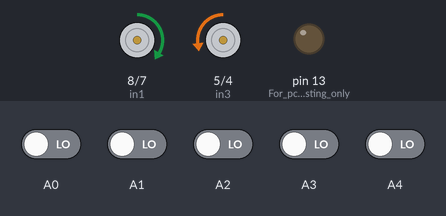
This sketch was run on a simulated Arduino Uno, built with avr-gcc and run on an emulated ATmega328P. Parts: motor-driver pin pairs drawn as motors (green arrow = first pin HIGH = forward, orange = second pin HIGH = backward, longer = more drive, scaled by the enable pin), output pins drawn as LEDs (lit = HIGH). Inputs (shaded band) come from the test bench; at power-on: A0–4 LOW.

Above: at 12.7 s.
12.8 s: A1 driven HIGH
At 13.7 s:
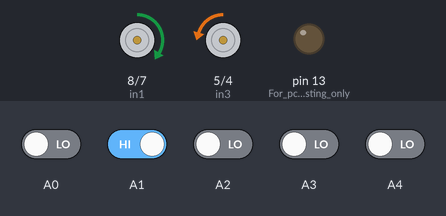
14.3 s: A2 driven HIGH
At 14.8 s:
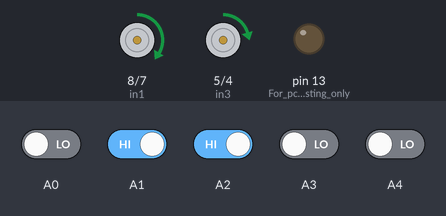
15.8 s: A3 driven HIGH
At 17.0 s:
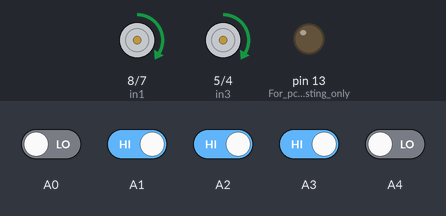
17.3 s: A4 driven HIGH
At 18.2 s:
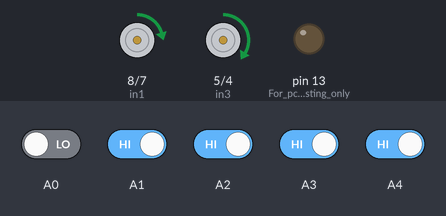
18.8 s: A4 driven LOW
At 19.4 s:
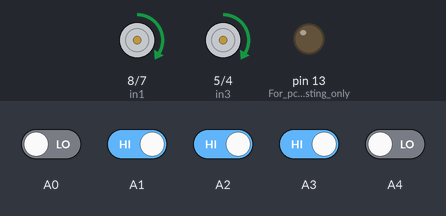
20.3 s: A0 driven HIGH
At 20.6 s:
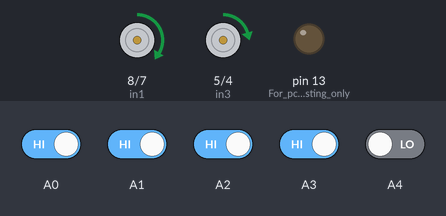
Timing chart, 0 to 22.8 s (numbered marks = the images above; inputs shaded):
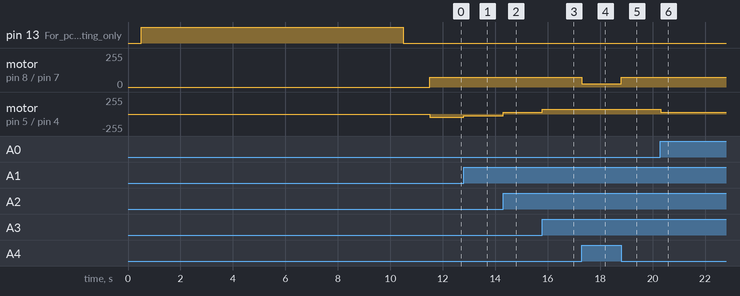

Measured:
- after the input at 12.8 s, motor on pin 5 (in3) / pin 4 (in4): backward 50/255 → backward 25/255 at once
- after the input at 14.3 s, motor on pin 5 (in3) / pin 4 (in4): backward 25/255 → forward 25/255 at once
- after the input at 15.8 s, motor on pin 5 (in3) / pin 4 (in4): forward 25/255 → forward 75/255 at once
- after the input at 17.3 s, motor on pin 8 (in1) / pin 7 (in2): forward 75/255 → forward 25/255 at once
- after the input at 18.8 s, motor on pin 8 (in1) / pin 7 (in2): forward 25/255 → forward 75/255 at once
- after the input at 20.3 s, motor on pin 5 (in3) / pin 4 (in4): forward 75/255 → forward 25/255 at once

The sketch:

PID_Line_Follower_PC_testing.ino
```cpp
#include <QTRSensors.h> //Does this work ?? YES


void forward_movement(int speedA, int speedB);
void PID_control();


QTRSensors qtr;
const uint8_t SensorCount = 5;
uint16_t sensorValues[SensorCount];

//Straight Line Speed [0 --> 255]
int baseSpeedValue = 75;
//Max Speed [0 --> 255]
int maxSpeed = 75;
//Max reverse Speed [0 --> -255]
int reverseSpeed = -50;

//Motor Driver Varible and Connections
int in1 = 8;
int in2 = 7;
int en1 = 9;
int in3 = 5;
int in4 = 4;
int en2 = 3;
/////

//PID parameters
float Kp = 0.1;
float Ki = 0.00;
float Kd = 0.00;

int lastError = 0;

void setup() {
  pinMode(in1, OUTPUT);
  pinMode(in2, OUTPUT);
  pinMode(en1, OUTPUT);
  pinMode(in3, OUTPUT);
  pinMode(in4, OUTPUT);
  pinMode(en2, OUTPUT);
  // pinMode(13, OUTPUT); //For pc testing only
  digitalWrite(in1, LOW);
  digitalWrite(in2, LOW);
  digitalWrite(in3, LOW);
  digitalWrite(in4, LOW);
  analogWrite(en1, LOW);
  analogWrite(en2, LOW);
  digitalWrite(13, HIGH);
  // put your setup code here, to run once:
  // Serial.begin(9600);
  //Sensor pins
  qtr.setTypeRC();
  qtr.setSensorPins((const uint8_t[]){A0, A1, A2, A3, A4}, SensorCount);
  //////

  //Calibration mode 10-Seconds
  delay(500);
  pinMode(LED_BUILTIN, OUTPUT);
  digitalWrite(LED_BUILTIN, HIGH); // turn on Arduino's LED to indicate we are in calibration mode
  for (uint16_t i = 0; i < 400; i++)
  {
    qtr.calibrate();
  }
  digitalWrite(LED_BUILTIN, LOW); // turn off Arduino's LED to indicate we are through with calibration
  //////////

  //   // print the calibration minimum values measured when emitters were on
  // Serial.begin(9600);
  // for (uint8_t i = 0; i < SensorCount; i++)
  // {
  //   Serial.print(qtr.calibrationOn.minimum[i]);
  //   Serial.print(' ');
  // }
  // Serial.println();

  // // print the calibration maximum values measured when emitters were on
  // for (uint8_t i = 0; i < SensorCount; i++)
  // {
  //   Serial.print(qtr.calibrationOn.maximum[i]);
  //   Serial.print(' ');
  // }
  // Serial.println();
  // Serial.println();
  delay(1000);


  //Motor Driver Pins
  /////
}

void loop() {
    // read calibrated sensor values and obtain a measure of the line position
  // from 0 to 5000 (for a white line, use readLineWhite() instead)
  // uint16_t position = qtr.readLineBlack(sensorValues);

  // print the sensor values as numbers from 0 to 1000, where 0 means maximum
  // reflectance and 1000 means minimum reflectance, followed by the line
  // position
  // for (uint8_t i = 0; i < SensorCount; i++)
  // {
  //   Serial.print(sensorValues[i]);
  //   Serial.print('\t');
  // }
  // Serial.println(position);

  // delay(250);

  // put your main code here, to run repeatedly:
  PID_control();
  // Serial.print(qtr.readLineBlack(sensorValues));

}

void PID_control(){
  //To get a position from (0 --> 4000)
  uint16_t positionLine = qtr.readLineBlack(sensorValues);


  int error = 2000 - positionLine;

  int P = error;
  int I = error + I;
  int D = error - lastError;
  lastError = error;

  int motorSpeedChange = P * Kp + I * Ki + D * Kp;

  //Changing speed of both motor
  //Turning Left and Right
  int motorSpeedA = baseSpeedValue + motorSpeedChange;
  int motorSpeedB = baseSpeedValue - motorSpeedChange;

  if (motorSpeedA > maxSpeed){
    motorSpeedA = maxSpeed;
  }
  if (motorSpeedB > maxSpeed){
    motorSpeedB = maxSpeed;
  }
  if (motorSpeedA < reverseSpeed){
    motorSpeedA = reverseSpeed;
  }
  if (motorSpeedB < reverseSpeed){
    motorSpeedB = reverseSpeed;
  }
  // Serial.println(motorSpeedA);
  // Serial.println(motorSpeedB);
  forward_movement(motorSpeedA, motorSpeedB);
}

void forward_movement(int speedA, int speedB){
if (speedA < 0){ //If we want to reverse
  speedA = 0 - speedA;
  digitalWrite(in1, LOW);
  digitalWrite(in2, HIGH);
}
else{
  digitalWrite(in1, HIGH);
  digitalWrite(in2, LOW);
}

if (speedB < 0){//If we want to reverse
  speedB = 0 - speedB;
  digitalWrite(in3, LOW);
  digitalWrite(in4, HIGH);
}
else{
  digitalWrite(in3, HIGH);
  digitalWrite(in4, LOW);
}

  analogWrite(en1, speedA);

  analogWrite(en2, speedB);
}
```
